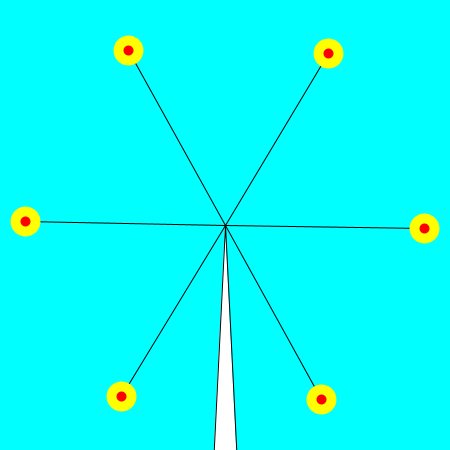
Frame 1 (no input)
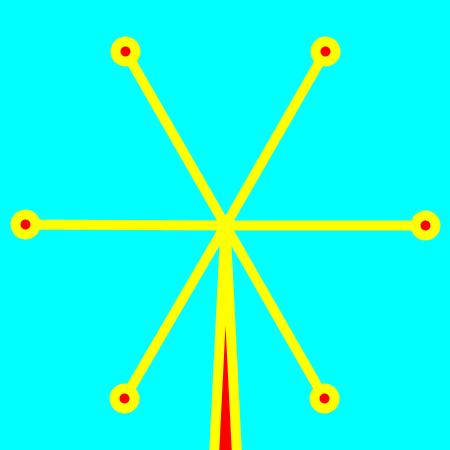
Frame 60 (the mouse pressed at the canvas centre just before this capture)
Frame 120 (the mouse held since frame 60 and released just before this capture): identical to frame 60, image omitted

The Processing sketch that drew these frames (run headless with seeded random() and noise(); from frame 60 on, the mouse is pressed at the canvas centre):

// Processing sketch: processing_162688
// ── processing_162688.pde

float r = 200;
float curDeg = 0;
  
void setup()
{
  size(450,450);
  frameRate(30);
}
  
void draw()
{
  background(0,255,255);
  translate(width/2, height/2);
    
   triangle(0,0,15,300,-15,300);
  curDeg = curDeg +1;
  float rad = radians(curDeg);
  float x = r * cos(rad);
  float y = r * sin(rad);
  float z = r*  cos(rad+ PI/3);
  float w = r* sin(rad+ PI/3);
  float a = r* cos(rad+ 2*PI/3);
  float b = r* sin(rad+2*PI/3);
  line(0,0,x,y);
  line(0,0,-x,-y);
  line(0,0,z,w);
  line(0,0,-z,-w);
  line(0,0,a,b);
  line(0,0,-a,-b);
  stroke(255,255,0);
  strokeWeight(10);
    
  fill(255,0,0);
  ellipse(x,y,20,20);
  ellipse(z,w,20,20);
  ellipse(a,b,20,20);
    ellipse(-x,-y,20,20);
  ellipse(-z,-w,20,20);
  ellipse(-a,-b,20,20);
  

   
}
